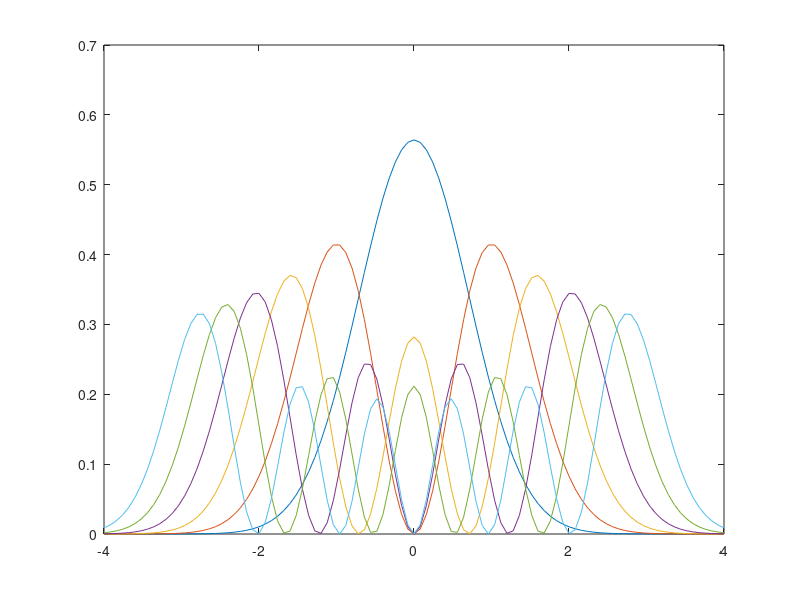

Source code (MATLAB):
clear

x = linspace(-4,4,101);
h(:,1) = ones(1,length(x));
h(:,2) = 2*x;
h(:,3) = 4*x.^2-2;
h(:,4) = 8*x.^3-12*x;
h(:,5) = 16*x.^4-48*x.^2+12;
h(:,6) = 32*x.^5-160*x.^3+120*x;

for jj=1:6
   h(:,jj) = h(:,jj).*exp(-x.^2/2)';
   norm = 1/sqrt(2^(jj-1)*factorial(jj-1)*sqrt(pi));
   h(:,jj) = h(:,jj)*norm;
end

figure; plot(x, h.^2)
